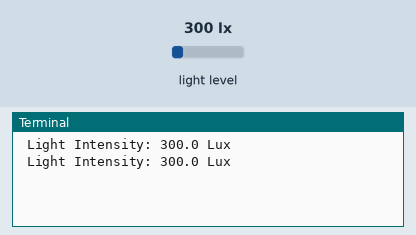
Recording of a program running on a simulated Raspberry Pi (BCM pin numbers). Shown: the last lines printed to the terminal. The test bench sets the inputs (shaded band); at power-on: light level 300 lx.

Above: at 1.2 s.
1.3 s: light level set to 40 lx
At 2.6 s:
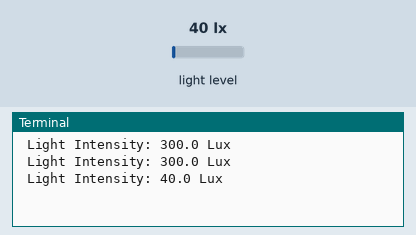
2.8 s: light level set to 500 lx
At 3.8 s:
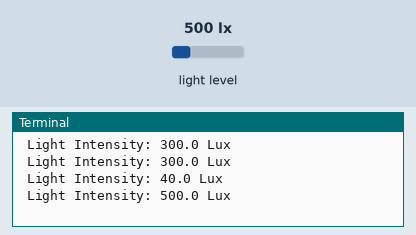
Timing chart, 0 to 5.8 s (numbered marks = the images above; inputs shaded):
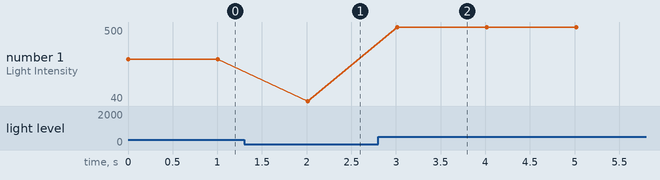

Measured:
- after the input at 1.3 s, the terminal: prints a new line after 0.71 s (image 1)
- after the input at 2.8 s, the terminal: prints a new line after 0.21 s (image 2)
- plotted number 1: 300 → 40 after the input at 1.3 s, 40 → 500 after the input at 2.8 s

The program:

8.1.py
```python
import smbus
import time

device_address =  0x23
power_off  = 0x00
power_on   = 0x01
reset      = 0x07

one_time_high_res_mode = 0x20

bus = smbus.SMBus(1)

def read_light_value():
    value = bus.read_i2c_block_data(device_address, one_time_high_res_mode)
    return Convert(value)

def Convert(data):
    return ((data[1] + (256*data[0]))/1.2)

while True:
     print(" Light Intensity: "+ str(read_light_value())+ " Lux")
     time.sleep(1)
```
